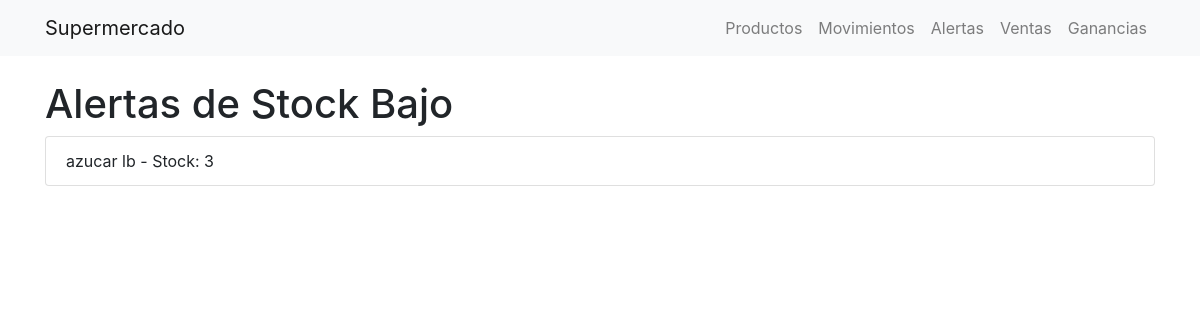
/alertas, run on an earlier commit of the app's database.
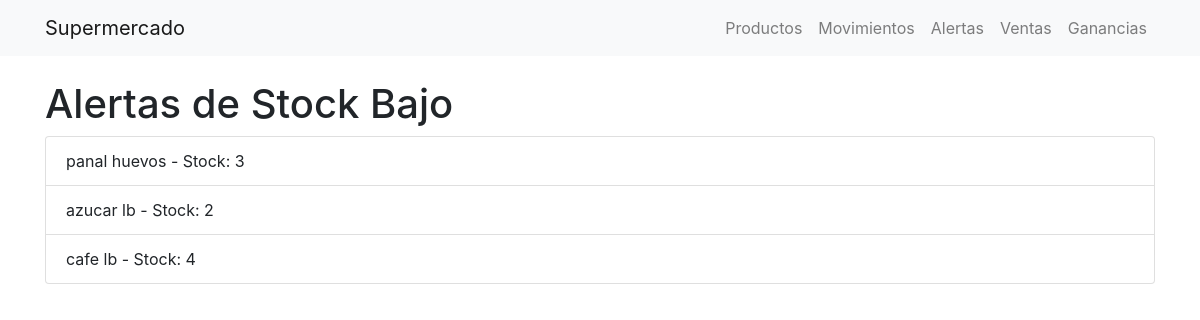
And on a later commit of the database.
### app.py (models this page shows)
class Producto(db.Model):
    id = db.Column(db.Integer, primary_key=True)
    nombre = db.Column(db.String(100), nullable=False)
    categoria = db.Column(db.String(100), nullable=False)
    precio_compra = db.Column(db.Float, nullable=False)
    precio_venta = db.Column(db.Float, nullable=False)
    stock_disponible = db.Column(db.Integer, nullable=False)
    proveedor = db.Column(db.String(100), nullable=False)
    umbral_alerta = db.Column(db.Integer, nullable=False, default=5)

### app.py (the view)
@app.route('/alertas')
def alertas():
    productos = Producto.query.all()
    alertas = [p for p in productos if p.stock_disponible < p.umbral_alerta]
    return render_template('alertas.html', alertas=alertas)

### templates/alertas.html
{% extends 'index.html' %}
{% block content %}
    <h1>Alertas de Stock Bajo</h1>
    <ul class="list-group">
        {% for alerta in alertas %}
            <li class="list-group-item">
                {{ alerta.nombre }} - Stock: {{ alerta.stock_disponible }}
            </li>
        {% endfor %}
    </ul>
{% endblock %}

What changed in the data, as far as the page shows it:
now on this page (row edited): Producto: nombre "panal huevos", stock_disponible "3"
changed Producto "azucar lb": stock_disponible "3" → "2"
now on this page (row edited): Producto: nombre "cafe lb", stock_disponible "4"
